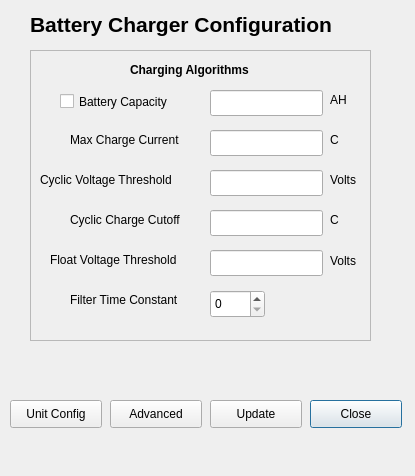
<?xml version="1.0" encoding="UTF-8"?>
<ui version="4.0">
 <class>BatteryChargerConfigureDialogue</class>
 <widget class="QDialog" name="BatteryChargerConfigureDialogue">
  <property name="geometry">
   <rect>
    <x>0</x>
    <y>0</y>
    <width>415</width>
    <height>476</height>
   </rect>
  </property>
  <property name="windowTitle">
   <string>Dialog</string>
  </property>
  <widget class="QPushButton" name="closeButton">
   <property name="geometry">
    <rect>
     <x>310</x>
     <y>400</y>
     <width>92</width>
     <height>28</height>
    </rect>
   </property>
   <property name="text">
    <string>Close</string>
   </property>
  </widget>
  <widget class="QPushButton" name="advancedButton">
   <property name="geometry">
    <rect>
     <x>110</x>
     <y>400</y>
     <width>92</width>
     <height>28</height>
    </rect>
   </property>
   <property name="toolTip">
    <string>&lt;!DOCTYPE HTML PUBLIC &quot;-//W3C//DTD HTML 4.0//EN&quot; &quot;http://www.w3.org/TR/REC-html40/strict.dtd&quot;&gt;
&lt;html&gt;&lt;head&gt;&lt;meta name=&quot;qrichtext&quot; content=&quot;1&quot; /&gt;&lt;style type=&quot;text/css&quot;&gt;
p, li { white-space: pre-wrap; }
&lt;/style&gt;&lt;/head&gt;&lt;body style=&quot; font-family:'Sans'; font-size:10pt; font-weight:400; font-style:normal;&quot;&gt;
&lt;p style=&quot; margin-top:0px; margin-bottom:0px; margin-left:0px; margin-right:0px; -qt-block-indent:0; text-indent:0px;&quot;&gt;&lt;span style=&quot; font-family:'Sans Serif'; font-size:9pt;&quot;&gt;Advanced Configuration and channel calibration.&lt;/span&gt;&lt;/p&gt;&lt;/body&gt;&lt;/html&gt;</string>
   </property>
   <property name="text">
    <string>Advanced</string>
   </property>
  </widget>
  <widget class="QLabel" name="title">
   <property name="geometry">
    <rect>
     <x>30</x>
     <y>10</y>
     <width>351</width>
     <height>28</height>
    </rect>
   </property>
   <property name="font">
    <font>
     <pointsize>16</pointsize>
     <weight>75</weight>
     <bold>true</bold>
    </font>
   </property>
   <property name="text">
    <string>Battery Charger Configuration</string>
   </property>
  </widget>
  <widget class="QPushButton" name="unitConfigButton">
   <property name="geometry">
    <rect>
     <x>10</x>
     <y>400</y>
     <width>92</width>
     <height>28</height>
    </rect>
   </property>
   <property name="toolTip">
    <string>&lt;!DOCTYPE HTML PUBLIC &quot;-//W3C//DTD HTML 4.0//EN&quot; &quot;http://www.w3.org/TR/REC-html40/strict.dtd&quot;&gt;
&lt;html&gt;&lt;head&gt;&lt;meta name=&quot;qrichtext&quot; content=&quot;1&quot; /&gt;&lt;style type=&quot;text/css&quot;&gt;
p, li { white-space: pre-wrap; }
&lt;/style&gt;&lt;/head&gt;&lt;body style=&quot; font-family:'Sans'; font-size:10pt; font-weight:400; font-style:normal;&quot;&gt;
&lt;p style=&quot; margin-top:0px; margin-bottom:0px; margin-left:0px; margin-right:0px; -qt-block-indent:0; text-indent:0px;&quot;&gt;&lt;span style=&quot; font-family:'Sans Serif'; font-size:9pt;&quot;&gt;Dialogue to configure the Unit Information Block&lt;/span&gt;&lt;/p&gt;&lt;/body&gt;&lt;/html&gt;</string>
   </property>
   <property name="text">
    <string>Unit Config</string>
   </property>
  </widget>
  <widget class="QPushButton" name="updateButton">
   <property name="geometry">
    <rect>
     <x>210</x>
     <y>400</y>
     <width>92</width>
     <height>28</height>
    </rect>
   </property>
   <property name="toolTip">
    <string>&lt;!DOCTYPE HTML PUBLIC &quot;-//W3C//DTD HTML 4.0//EN&quot; &quot;http://www.w3.org/TR/REC-html40/strict.dtd&quot;&gt;
&lt;html&gt;&lt;head&gt;&lt;meta name=&quot;qrichtext&quot; content=&quot;1&quot; /&gt;&lt;style type=&quot;text/css&quot;&gt;
p, li { white-space: pre-wrap; }
&lt;/style&gt;&lt;/head&gt;&lt;body style=&quot; font-family:'Sans'; font-size:10pt; font-weight:400; font-style:normal;&quot;&gt;
&lt;p style=&quot; margin-top:0px; margin-bottom:0px; margin-left:0px; margin-right:0px; -qt-block-indent:0; text-indent:0px;&quot;&gt;&lt;span style=&quot; font-family:'Sans Serif'; font-size:9pt;&quot;&gt;Write the configuration to the Configure Information Block.&lt;/span&gt;&lt;/p&gt;&lt;/body&gt;&lt;/html&gt;</string>
   </property>
   <property name="text">
    <string>Update</string>
   </property>
  </widget>
  <widget class="QLabel" name="errorLabel">
   <property name="enabled">
    <bool>true</bool>
   </property>
   <property name="geometry">
    <rect>
     <x>30</x>
     <y>440</y>
     <width>341</width>
     <height>20</height>
    </rect>
   </property>
   <property name="text">
    <string/>
   </property>
  </widget>
  <widget class="QFrame" name="frame">
   <property name="geometry">
    <rect>
     <x>30</x>
     <y>50</y>
     <width>341</width>
     <height>291</height>
    </rect>
   </property>
   <property name="frameShape">
    <enum>QFrame::StyledPanel</enum>
   </property>
   <property name="frameShadow">
    <enum>QFrame::Raised</enum>
   </property>
   <widget class="QLabel" name="chargingAlgorithmsLabel">
    <property name="geometry">
     <rect>
      <x>100</x>
      <y>10</y>
      <width>141</width>
      <height>20</height>
     </rect>
    </property>
    <property name="font">
     <font>
      <weight>75</weight>
      <bold>true</bold>
     </font>
    </property>
    <property name="toolTip">
     <string>&lt;html&gt;&lt;head&gt;&lt;meta name=&quot;qrichtext&quot; content=&quot;1&quot; /&gt;&lt;style type=&quot;text/css&quot;&gt;
p, li { white-space: pre-wrap; }
&lt;/style&gt;&lt;/head&gt;&lt;body style=&quot; font-family:'Sans Serif'; font-size:9pt; font-weight:400; font-style:normal;&quot;&gt;
&lt;p style=&quot; margin-top:0px; margin-bottom:0px; margin-left:0px; margin-right:0px; -qt-block-indent:0; text-indent:0px;&quot;&gt;Number of measurements to take when forming an average value for each sample.&lt;/p&gt;&lt;/body&gt;&lt;/html&gt;</string>
    </property>
    <property name="text">
     <string>Charging Algorithms</string>
    </property>
   </widget>
   <widget class="QLabel" name="label">
    <property name="geometry">
     <rect>
      <x>300</x>
      <y>40</y>
      <width>31</width>
      <height>20</height>
     </rect>
    </property>
    <property name="toolTip">
     <string>&lt;html&gt;&lt;head&gt;&lt;meta name=&quot;qrichtext&quot; content=&quot;1&quot; /&gt;&lt;style type=&quot;text/css&quot;&gt;
p, li { white-space: pre-wrap; }
&lt;/style&gt;&lt;/head&gt;&lt;body style=&quot; font-family:'Sans Serif'; font-size:9pt; font-weight:400; font-style:normal;&quot;&gt;
&lt;p style=&quot; margin-top:0px; margin-bottom:0px; margin-left:0px; margin-right:0px; -qt-block-indent:0; text-indent:0px;&quot;&gt;Number of measurements to take when forming an average value for each sample.&lt;/p&gt;&lt;/body&gt;&lt;/html&gt;</string>
    </property>
    <property name="text">
     <string>AH</string>
    </property>
   </widget>
   <widget class="QLineEdit" name="batteryCapacityEdit">
    <property name="geometry">
     <rect>
      <x>180</x>
      <y>40</y>
      <width>113</width>
      <height>26</height>
     </rect>
    </property>
    <property name="toolTip">
     <string>&lt;!DOCTYPE HTML PUBLIC &quot;-//W3C//DTD HTML 4.0//EN&quot; &quot;http://www.w3.org/TR/REC-html40/strict.dtd&quot;&gt;
&lt;html&gt;&lt;head&gt;&lt;meta name=&quot;qrichtext&quot; content=&quot;1&quot; /&gt;&lt;style type=&quot;text/css&quot;&gt;
p, li { white-space: pre-wrap; }
&lt;/style&gt;&lt;/head&gt;&lt;body style=&quot; font-family:'Sans'; font-size:10pt; font-weight:400; font-style:normal;&quot;&gt;
&lt;p style=&quot; margin-top:0px; margin-bottom:0px; margin-left:0px; margin-right:0px; -qt-block-indent:0; text-indent:0px;&quot;&gt;&lt;span style=&quot; font-family:'Sans Serif'; font-size:9pt;&quot;&gt;Tick this box if Battery Capacity is known.&lt;/span&gt;&lt;/p&gt;&lt;/body&gt;&lt;/html&gt;</string>
    </property>
   </widget>
   <widget class="QLabel" name="label_2">
    <property name="geometry">
     <rect>
      <x>300</x>
      <y>200</y>
      <width>31</width>
      <height>21</height>
     </rect>
    </property>
    <property name="toolTip">
     <string>&lt;html&gt;&lt;head&gt;&lt;meta name=&quot;qrichtext&quot; content=&quot;1&quot; /&gt;&lt;style type=&quot;text/css&quot;&gt;
p, li { white-space: pre-wrap; }
&lt;/style&gt;&lt;/head&gt;&lt;body style=&quot; font-family:'Sans Serif'; font-size:9pt; font-weight:400; font-style:normal;&quot;&gt;
&lt;p style=&quot; margin-top:0px; margin-bottom:0px; margin-left:0px; margin-right:0px; -qt-block-indent:0; text-indent:0px;&quot;&gt;Number of measurements to take when forming an average value for each sample.&lt;/p&gt;&lt;/body&gt;&lt;/html&gt;</string>
    </property>
    <property name="text">
     <string>Volts</string>
    </property>
   </widget>
   <widget class="QLabel" name="floatChargeThresholdLabel">
    <property name="geometry">
     <rect>
      <x>20</x>
      <y>200</y>
      <width>161</width>
      <height>20</height>
     </rect>
    </property>
    <property name="toolTip">
     <string>&lt;!DOCTYPE HTML PUBLIC &quot;-//W3C//DTD HTML 4.0//EN&quot; &quot;http://www.w3.org/TR/REC-html40/strict.dtd&quot;&gt;
&lt;html&gt;&lt;head&gt;&lt;meta name=&quot;qrichtext&quot; content=&quot;1&quot; /&gt;&lt;style type=&quot;text/css&quot;&gt;
p, li { white-space: pre-wrap; }
&lt;/style&gt;&lt;/head&gt;&lt;body style=&quot; font-family:'Sans'; font-size:10pt; font-weight:400; font-style:normal;&quot;&gt;
&lt;p style=&quot; margin-top:0px; margin-bottom:0px; margin-left:0px; margin-right:0px; -qt-block-indent:0; text-indent:0px;&quot;&gt;&lt;span style=&quot; font-family:'Sans Serif'; font-size:9pt;&quot;&gt;Maximum charging voltage in float charge mode.&lt;/span&gt;&lt;/p&gt;&lt;/body&gt;&lt;/html&gt;</string>
    </property>
    <property name="text">
     <string>Float Voltage Threshold</string>
    </property>
   </widget>
   <widget class="QLineEdit" name="floatChargeThresholdEdit">
    <property name="geometry">
     <rect>
      <x>180</x>
      <y>200</y>
      <width>113</width>
      <height>26</height>
     </rect>
    </property>
    <property name="toolTip">
     <string>&lt;!DOCTYPE HTML PUBLIC &quot;-//W3C//DTD HTML 4.0//EN&quot; &quot;http://www.w3.org/TR/REC-html40/strict.dtd&quot;&gt;
&lt;html&gt;&lt;head&gt;&lt;meta name=&quot;qrichtext&quot; content=&quot;1&quot; /&gt;&lt;style type=&quot;text/css&quot;&gt;
p, li { white-space: pre-wrap; }
&lt;/style&gt;&lt;/head&gt;&lt;body style=&quot; font-family:'Sans'; font-size:10pt; font-weight:400; font-style:normal;&quot;&gt;
&lt;p style=&quot; margin-top:0px; margin-bottom:0px; margin-left:0px; margin-right:0px; -qt-block-indent:0; text-indent:0px;&quot;&gt;&lt;span style=&quot; font-family:'Sans Serif'; font-size:9pt;&quot;&gt;Maximum charging voltage in float charge mode.&lt;/span&gt;&lt;/p&gt;&lt;/body&gt;&lt;/html&gt;</string>
    </property>
   </widget>
   <widget class="QCheckBox" name="batteryCapacityCheckBox">
    <property name="geometry">
     <rect>
      <x>30</x>
      <y>40</y>
      <width>141</width>
      <height>23</height>
     </rect>
    </property>
    <property name="toolTip">
     <string>&lt;!DOCTYPE HTML PUBLIC &quot;-//W3C//DTD HTML 4.0//EN&quot; &quot;http://www.w3.org/TR/REC-html40/strict.dtd&quot;&gt;
&lt;html&gt;&lt;head&gt;&lt;meta name=&quot;qrichtext&quot; content=&quot;1&quot; /&gt;&lt;style type=&quot;text/css&quot;&gt;
p, li { white-space: pre-wrap; }
&lt;/style&gt;&lt;/head&gt;&lt;body style=&quot; font-family:'Sans'; font-size:10pt; font-weight:400; font-style:normal;&quot;&gt;
&lt;p style=&quot; margin-top:0px; margin-bottom:0px; margin-left:0px; margin-right:0px; -qt-block-indent:0; text-indent:0px;&quot;&gt;&lt;span style=&quot; font-family:'Sans Serif'; font-size:9pt;&quot;&gt;Tick this box if Battery Capacity is known. If not known, a safe float charge is used.&lt;/span&gt;&lt;/p&gt;&lt;/body&gt;&lt;/html&gt;</string>
    </property>
    <property name="text">
     <string>Battery Capacity</string>
    </property>
   </widget>
   <widget class="QLineEdit" name="maxChargeCurrentEdit">
    <property name="geometry">
     <rect>
      <x>180</x>
      <y>80</y>
      <width>113</width>
      <height>26</height>
     </rect>
    </property>
    <property name="toolTip">
     <string>&lt;!DOCTYPE HTML PUBLIC &quot;-//W3C//DTD HTML 4.0//EN&quot; &quot;http://www.w3.org/TR/REC-html40/strict.dtd&quot;&gt;
&lt;html&gt;&lt;head&gt;&lt;meta name=&quot;qrichtext&quot; content=&quot;1&quot; /&gt;&lt;style type=&quot;text/css&quot;&gt;
p, li { white-space: pre-wrap; }
&lt;/style&gt;&lt;/head&gt;&lt;body style=&quot; font-family:'Sans'; font-size:10pt; font-weight:400; font-style:normal;&quot;&gt;
&lt;p style=&quot; margin-top:0px; margin-bottom:0px; margin-left:0px; margin-right:0px; -qt-block-indent:0; text-indent:0px;&quot;&gt;&lt;span style=&quot; font-family:'Sans Serif'; font-size:9pt;&quot;&gt;Maximum initial charging current in battery capacity units.&lt;/span&gt;&lt;/p&gt;&lt;/body&gt;&lt;/html&gt;</string>
    </property>
   </widget>
   <widget class="QLabel" name="label_3">
    <property name="geometry">
     <rect>
      <x>300</x>
      <y>80</y>
      <width>31</width>
      <height>20</height>
     </rect>
    </property>
    <property name="toolTip">
     <string>&lt;html&gt;&lt;head&gt;&lt;meta name=&quot;qrichtext&quot; content=&quot;1&quot; /&gt;&lt;style type=&quot;text/css&quot;&gt;
p, li { white-space: pre-wrap; }
&lt;/style&gt;&lt;/head&gt;&lt;body style=&quot; font-family:'Sans Serif'; font-size:9pt; font-weight:400; font-style:normal;&quot;&gt;
&lt;p style=&quot; margin-top:0px; margin-bottom:0px; margin-left:0px; margin-right:0px; -qt-block-indent:0; text-indent:0px;&quot;&gt;Number of measurements to take when forming an average value for each sample.&lt;/p&gt;&lt;/body&gt;&lt;/html&gt;</string>
    </property>
    <property name="text">
     <string>C</string>
    </property>
   </widget>
   <widget class="QLabel" name="maxChargeCurrentLabel">
    <property name="geometry">
     <rect>
      <x>40</x>
      <y>80</y>
      <width>131</width>
      <height>20</height>
     </rect>
    </property>
    <property name="toolTip">
     <string>&lt;!DOCTYPE HTML PUBLIC &quot;-//W3C//DTD HTML 4.0//EN&quot; &quot;http://www.w3.org/TR/REC-html40/strict.dtd&quot;&gt;
&lt;html&gt;&lt;head&gt;&lt;meta name=&quot;qrichtext&quot; content=&quot;1&quot; /&gt;&lt;style type=&quot;text/css&quot;&gt;
p, li { white-space: pre-wrap; }
&lt;/style&gt;&lt;/head&gt;&lt;body style=&quot; font-family:'Sans'; font-size:10pt; font-weight:400; font-style:normal;&quot;&gt;
&lt;p style=&quot; margin-top:0px; margin-bottom:0px; margin-left:0px; margin-right:0px; -qt-block-indent:0; text-indent:0px;&quot;&gt;&lt;span style=&quot; font-family:'Sans Serif'; font-size:9pt;&quot;&gt;Maximum initial charging current in battery capacity units.&lt;/span&gt;&lt;/p&gt;&lt;/body&gt;&lt;/html&gt;</string>
    </property>
    <property name="text">
     <string>Max Charge Current</string>
    </property>
   </widget>
   <widget class="QLineEdit" name="cyclicChargeThresholdEdit">
    <property name="geometry">
     <rect>
      <x>180</x>
      <y>120</y>
      <width>113</width>
      <height>26</height>
     </rect>
    </property>
    <property name="toolTip">
     <string>&lt;!DOCTYPE HTML PUBLIC &quot;-//W3C//DTD HTML 4.0//EN&quot; &quot;http://www.w3.org/TR/REC-html40/strict.dtd&quot;&gt;
&lt;html&gt;&lt;head&gt;&lt;meta name=&quot;qrichtext&quot; content=&quot;1&quot; /&gt;&lt;style type=&quot;text/css&quot;&gt;
p, li { white-space: pre-wrap; }
&lt;/style&gt;&lt;/head&gt;&lt;body style=&quot; font-family:'Sans'; font-size:10pt; font-weight:400; font-style:normal;&quot;&gt;
&lt;p style=&quot; margin-top:0px; margin-bottom:0px; margin-left:0px; margin-right:0px; -qt-block-indent:0; text-indent:0px;&quot;&gt;&lt;span style=&quot; font-family:'Sans Serif'; font-size:9pt;&quot;&gt;Maximum charging voltage in cyclic charge mode.&lt;/span&gt;&lt;/p&gt;&lt;/body&gt;&lt;/html&gt;</string>
    </property>
   </widget>
   <widget class="QLabel" name="label_4">
    <property name="geometry">
     <rect>
      <x>300</x>
      <y>120</y>
      <width>31</width>
      <height>20</height>
     </rect>
    </property>
    <property name="toolTip">
     <string>&lt;html&gt;&lt;head&gt;&lt;meta name=&quot;qrichtext&quot; content=&quot;1&quot; /&gt;&lt;style type=&quot;text/css&quot;&gt;
p, li { white-space: pre-wrap; }
&lt;/style&gt;&lt;/head&gt;&lt;body style=&quot; font-family:'Sans Serif'; font-size:9pt; font-weight:400; font-style:normal;&quot;&gt;
&lt;p style=&quot; margin-top:0px; margin-bottom:0px; margin-left:0px; margin-right:0px; -qt-block-indent:0; text-indent:0px;&quot;&gt;Number of measurements to take when forming an average value for each sample.&lt;/p&gt;&lt;/body&gt;&lt;/html&gt;</string>
    </property>
    <property name="text">
     <string>Volts</string>
    </property>
   </widget>
   <widget class="QLabel" name="cyclicChargeThresholdLabel">
    <property name="geometry">
     <rect>
      <x>10</x>
      <y>120</y>
      <width>161</width>
      <height>20</height>
     </rect>
    </property>
    <property name="toolTip">
     <string>&lt;!DOCTYPE HTML PUBLIC &quot;-//W3C//DTD HTML 4.0//EN&quot; &quot;http://www.w3.org/TR/REC-html40/strict.dtd&quot;&gt;
&lt;html&gt;&lt;head&gt;&lt;meta name=&quot;qrichtext&quot; content=&quot;1&quot; /&gt;&lt;style type=&quot;text/css&quot;&gt;
p, li { white-space: pre-wrap; }
&lt;/style&gt;&lt;/head&gt;&lt;body style=&quot; font-family:'Sans'; font-size:10pt; font-weight:400; font-style:normal;&quot;&gt;
&lt;p style=&quot; margin-top:0px; margin-bottom:0px; margin-left:0px; margin-right:0px; -qt-block-indent:0; text-indent:0px;&quot;&gt;&lt;span style=&quot; font-family:'Sans Serif'; font-size:9pt;&quot;&gt;Maximum charging voltage in cyclic charge mode.&lt;/span&gt;&lt;/p&gt;&lt;/body&gt;&lt;/html&gt;</string>
    </property>
    <property name="text">
     <string>Cyclic Voltage Threshold</string>
    </property>
   </widget>
   <widget class="QLineEdit" name="cyclicChargeCutoffEdit">
    <property name="geometry">
     <rect>
      <x>180</x>
      <y>160</y>
      <width>113</width>
      <height>26</height>
     </rect>
    </property>
    <property name="toolTip">
     <string>&lt;!DOCTYPE HTML PUBLIC &quot;-//W3C//DTD HTML 4.0//EN&quot; &quot;http://www.w3.org/TR/REC-html40/strict.dtd&quot;&gt;
&lt;html&gt;&lt;head&gt;&lt;meta name=&quot;qrichtext&quot; content=&quot;1&quot; /&gt;&lt;style type=&quot;text/css&quot;&gt;
p, li { white-space: pre-wrap; }
&lt;/style&gt;&lt;/head&gt;&lt;body style=&quot; font-family:'Sans'; font-size:10pt; font-weight:400; font-style:normal;&quot;&gt;
&lt;p style=&quot; margin-top:0px; margin-bottom:0px; margin-left:0px; margin-right:0px; -qt-block-indent:0; text-indent:0px;&quot;&gt;&lt;span style=&quot; font-family:'Sans Serif'; font-size:9pt;&quot;&gt;Current in battery capacity units at which the cyclic charge algorithm terminates.&lt;/span&gt;&lt;/p&gt;&lt;/body&gt;&lt;/html&gt;</string>
    </property>
   </widget>
   <widget class="QLabel" name="label_5">
    <property name="geometry">
     <rect>
      <x>300</x>
      <y>160</y>
      <width>31</width>
      <height>20</height>
     </rect>
    </property>
    <property name="toolTip">
     <string>&lt;html&gt;&lt;head&gt;&lt;meta name=&quot;qrichtext&quot; content=&quot;1&quot; /&gt;&lt;style type=&quot;text/css&quot;&gt;
p, li { white-space: pre-wrap; }
&lt;/style&gt;&lt;/head&gt;&lt;body style=&quot; font-family:'Sans Serif'; font-size:9pt; font-weight:400; font-style:normal;&quot;&gt;
&lt;p style=&quot; margin-top:0px; margin-bottom:0px; margin-left:0px; margin-right:0px; -qt-block-indent:0; text-indent:0px;&quot;&gt;Number of measurements to take when forming an average value for each sample.&lt;/p&gt;&lt;/body&gt;&lt;/html&gt;</string>
    </property>
    <property name="text">
     <string>C</string>
    </property>
   </widget>
   <widget class="QLabel" name="cyclicChargeCutoffLabel">
    <property name="geometry">
     <rect>
      <x>40</x>
      <y>160</y>
      <width>131</width>
      <height>20</height>
     </rect>
    </property>
    <property name="toolTip">
     <string>&lt;!DOCTYPE HTML PUBLIC &quot;-//W3C//DTD HTML 4.0//EN&quot; &quot;http://www.w3.org/TR/REC-html40/strict.dtd&quot;&gt;
&lt;html&gt;&lt;head&gt;&lt;meta name=&quot;qrichtext&quot; content=&quot;1&quot; /&gt;&lt;style type=&quot;text/css&quot;&gt;
p, li { white-space: pre-wrap; }
&lt;/style&gt;&lt;/head&gt;&lt;body style=&quot; font-family:'Sans'; font-size:10pt; font-weight:400; font-style:normal;&quot;&gt;
&lt;p style=&quot; margin-top:0px; margin-bottom:0px; margin-left:0px; margin-right:0px; -qt-block-indent:0; text-indent:0px;&quot;&gt;&lt;span style=&quot; font-family:'Sans Serif'; font-size:9pt;&quot;&gt;Current in battery capacity units at which the cyclic charge algorithm terminates.&lt;/span&gt;&lt;/p&gt;&lt;/body&gt;&lt;/html&gt;</string>
    </property>
    <property name="text">
     <string>Cyclic Charge Cutoff</string>
    </property>
   </widget>
   <widget class="QSpinBox" name="filterTimeConstantSpinBox">
    <property name="geometry">
     <rect>
      <x>180</x>
      <y>240</y>
      <width>55</width>
      <height>28</height>
     </rect>
    </property>
    <property name="toolTip">
     <string>&lt;!DOCTYPE HTML PUBLIC &quot;-//W3C//DTD HTML 4.0//EN&quot; &quot;http://www.w3.org/TR/REC-html40/strict.dtd&quot;&gt;
&lt;html&gt;&lt;head&gt;&lt;meta name=&quot;qrichtext&quot; content=&quot;1&quot; /&gt;&lt;style type=&quot;text/css&quot;&gt;
p, li { white-space: pre-wrap; }
&lt;/style&gt;&lt;/head&gt;&lt;body style=&quot; font-family:'Sans'; font-size:10pt; font-weight:400; font-style:normal;&quot;&gt;
&lt;p style=&quot; margin-top:0px; margin-bottom:0px; margin-left:0px; margin-right:0px; -qt-block-indent:0; text-indent:0px;&quot;&gt;&lt;span style=&quot; font-family:'Sans Serif'; font-size:9pt;&quot;&gt;A factor that controls the amount of smoothing applied to the voltage and current filters in the control algorithm.&lt;/span&gt;&lt;/p&gt;&lt;/body&gt;&lt;/html&gt;</string>
    </property>
   </widget>
   <widget class="QLabel" name="filterTimeConstantLabel">
    <property name="geometry">
     <rect>
      <x>40</x>
      <y>240</y>
      <width>131</width>
      <height>20</height>
     </rect>
    </property>
    <property name="toolTip">
     <string>&lt;!DOCTYPE HTML PUBLIC &quot;-//W3C//DTD HTML 4.0//EN&quot; &quot;http://www.w3.org/TR/REC-html40/strict.dtd&quot;&gt;
&lt;html&gt;&lt;head&gt;&lt;meta name=&quot;qrichtext&quot; content=&quot;1&quot; /&gt;&lt;style type=&quot;text/css&quot;&gt;
p, li { white-space: pre-wrap; }
&lt;/style&gt;&lt;/head&gt;&lt;body style=&quot; font-family:'Sans'; font-size:10pt; font-weight:400; font-style:normal;&quot;&gt;
&lt;p style=&quot; margin-top:0px; margin-bottom:0px; margin-left:0px; margin-right:0px; -qt-block-indent:0; text-indent:0px;&quot;&gt;&lt;span style=&quot; font-family:'Sans Serif'; font-size:9pt;&quot;&gt;A factor that controls the amount of smoothing applied to the voltage and current filters in the control algorithm.&lt;/span&gt;&lt;/p&gt;&lt;/body&gt;&lt;/html&gt;</string>
    </property>
    <property name="text">
     <string>Filter Time Constant</string>
    </property>
   </widget>
  </widget>
 </widget>
 <tabstops>
  <tabstop>batteryCapacityCheckBox</tabstop>
  <tabstop>batteryCapacityEdit</tabstop>
  <tabstop>maxChargeCurrentEdit</tabstop>
  <tabstop>cyclicChargeThresholdEdit</tabstop>
  <tabstop>cyclicChargeCutoffEdit</tabstop>
  <tabstop>floatChargeThresholdEdit</tabstop>
  <tabstop>filterTimeConstantSpinBox</tabstop>
  <tabstop>unitConfigButton</tabstop>
  <tabstop>advancedButton</tabstop>
  <tabstop>updateButton</tabstop>
  <tabstop>closeButton</tabstop>
 </tabstops>
 <resources/>
 <connections/>
</ui>
